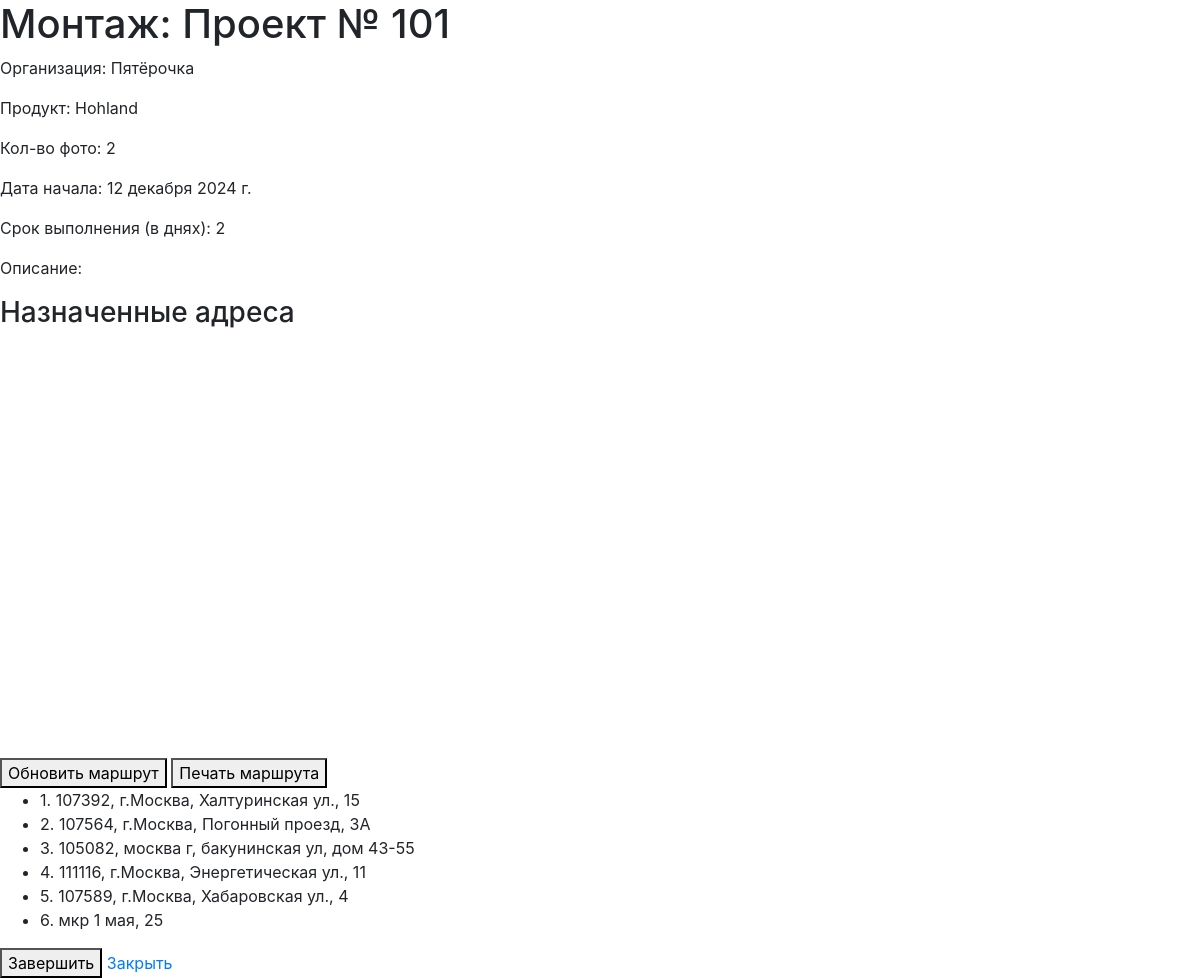
Page /projects/event/11/ (signed in) on the committed database.
### projects/models.py (models this page shows, shortened)
class Event(models.Model):
    EVENT_TYPES = (
        ('montage', 'Монтаж'),
        ('audit', 'Аудит'),
        ('dismantle', 'Демонтаж'),
    )
    project = models.ForeignKey(Project, related_name='events', on_delete=models.CASCADE)
    event_type = models.CharField(choices=EVENT_TYPES, max_length=20)
    description = models.TextField(blank=True)
    photo_count = models.IntegerField()
    event_date = models.DateField()
    duration_days = models.IntegerField(help_text="Количество дней на выполнение")
    assigned_users = models.ManyToManyField(User, through='EventUser', blank=True, related_name='events_as_assignee')

class Project(models.Model):
    user = models.ForeignKey(User, on_delete=models.CASCADE)  # Убрали null=True
    name = models.CharField(max_length=255)
    description = models.TextField(blank=True)
    excel_file = models.FileField(upload_to='excel/', null=True, blank=True)
    organization = models.CharField(max_length=255, blank=True, null=True)  # Новое поле
    product = models.CharField(max_length=255, blank=True, null=True)  # Новое поле

class EventAddress(models.Model):
    event = models.ForeignKey(Event, related_name='addresses', on_delete=models.CASCADE)
    name = models.CharField(max_length=255)
    latitude = models.FloatField()
    longitude = models.FloatField()
    order = models.PositiveIntegerField(default=0)  # Добавляем поле для сортировки
    assigned_user = models.ForeignKey(User, null=True, blank=True, on_delete=models.SET_NULL)  # Новое поле
    class Meta:
        ordering = ['order']

### projects/views.py (the view)
# urls.py: path('event/<int:event_id>/', views.event_detail, name='event_detail'),
@login_required
def event_detail(request, event_id):
    event = get_object_or_404(Event, pk=event_id)
    current_user = request.user
    is_manager = current_user.groups.filter(name='Менеджер').exists()
    is_executor = current_user.groups.filter(name='Исполнитель').exists()
    if is_manager and event.project.user == current_user:
        event_addresses = event.addresses.all().select_related('assigned_user')
    else:
        event_addresses = event.addresses.filter(assigned_user=request.user)
    addresses_with_photos = []
    for address in event_addresses:
        executor_id = address.assigned_user.executorprofile.id if address.assigned_user else None
        project_user_id = event.project.user.id
        project_id = str(event.project.id)
        event_type = event.get_event_type_display()
        address_name = re.sub(r'[\\/*?:"<>|]', "_", address.name)
        base_path = os.path.join(settings.MEDIA_ROOT, str(project_user_id), project_id, event_type, str(executor_id))
        problems_path = os.path.join(base_path, "problems")
        has_photos = False
        if executor_id and os.path.exists(base_path):
            for file_name in os.listdir(base_path):
                if file_name.startswith(address_name):
                    has_photos = True
                    break
        if executor_id and os.path.exists(problems_path):
            for file_name in os.listdir(problems_path):
                if file_name.startswith(address_name):
                    has_photos = True
                    break
        addresses_with_photos.append({
            'address': address,
            'has_photos': has_photos
        })
    user_event_status = None
    if is_executor:
        try:
            event_user = EventUser.objects.get(user=current_user, event=event)
            user_event_status = event_user.status
        except EventUser.DoesNotExist:
            user_event_status = None
    return render(request, 'projects/event_detail.html', {
        'event': event,
        'addresses_with_photos': addresses_with_photos,
        'is_executor': is_executor,
        'is_manager': is_manager,
        'user_event_status': user_event_status,  # Добавляем статус в контекст
    })

### projects/templates/projects/event_detail.html (shortened to what this page needs)
<html lang="ru_RU">
<head>
    {% load static %}
    <link rel="stylesheet" href="//code.jquery.com/ui/1.12.1/themes/base/jquery-ui.css">
    <link href="https://maxcdn.bootstrapcdn.com/bootstrap/4.5.2/css/bootstrap.min.css" rel="stylesheet">
</head>
<body>
    <h1>{{ event.get_event_type_display }}: {{ event.project.name }}</h1>
    <div>
        <p>Организация: {{ event.project.organization }}</p>
        <p>Продукт: {{ event.project.product }}</p>
        <p>Кол-во фото: {{ event.photo_count }}</p>
        <p>Дата начала: {{ event.event_date }}</p>
        <p>Срок выполнения (в днях): {{ event.duration_days }}</p>
        <p>Описание: {{ event.description }}</p>
    </div>
    <h3>Назначенные адреса</h3>
    <div id="map" style="width: 100%; height: 400px; margin-bottom: 20px;"></div>
    <button id="update-route">Обновить маршрут</button>
    <button id="print-addresses">Печать маршрута</button>
    <ul id="assigned-event-addresses-list">
        {% for item in addresses_with_photos %}
        <li data-id="{{ item.address.id }}" class="accordion-header">
            <span class="address-number">{{ forloop.counter }}.</span>
            <span class="address-name">{{ item.address.name }}</span>
        </li>
        {% empty %}
        <li>Нет назначенных адресов.</li>
        {% endfor %}
    </ul>
    {% if is_executor %}
        {% if user_event_status == 'completed' %}
            <p>{{ event.get_event_type_display }}: завершён</p>
        {% else %}
            <button id="complete-event">Завершить</button>
        {% endif %}
    {% endif %}
    <a href="{% if is_executor %}{% url 'assigned_events_list' %}{% elif is_manager %}{% url 'events_control' %}{% else %}{% url 'home' %}{% endif %}">
        Закрыть
    </a>
</body>
</html>

### rows in the picture
Event: event_type "Монтаж", project.name "Проект № 101", project.organization "Пятёрочка", project.product "Hohland", photo_count "2", event_date "12 декабря 2024 г.", duration_days "2"
EventAddress: address.name "107392, г.Москва, Халтуринская ул., 15"
EventAddress: address.name "107564, г.Москва, Погонный проезд, 3А"
EventAddress: address.name "105082, москва г, бакунинская ул, дом 43-55"
EventAddress: address.name "111116, г.Москва, Энергетическая ул., 11"
EventAddress: address.name "107589, г.Москва, Хабаровская ул., 4"
EventAddress: address.name "мкр 1 мая, 25"
